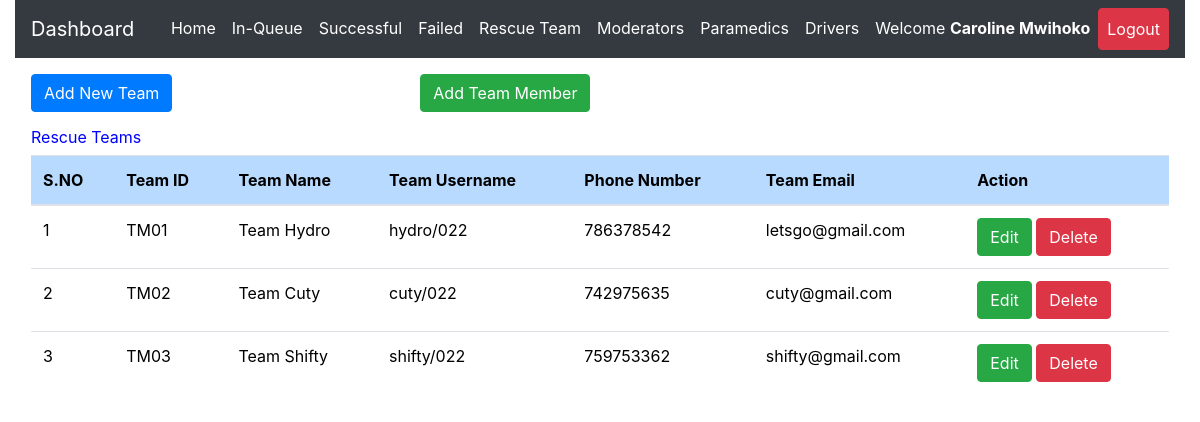
The page /admin/team.php (signed in) on the database as committed earlier.
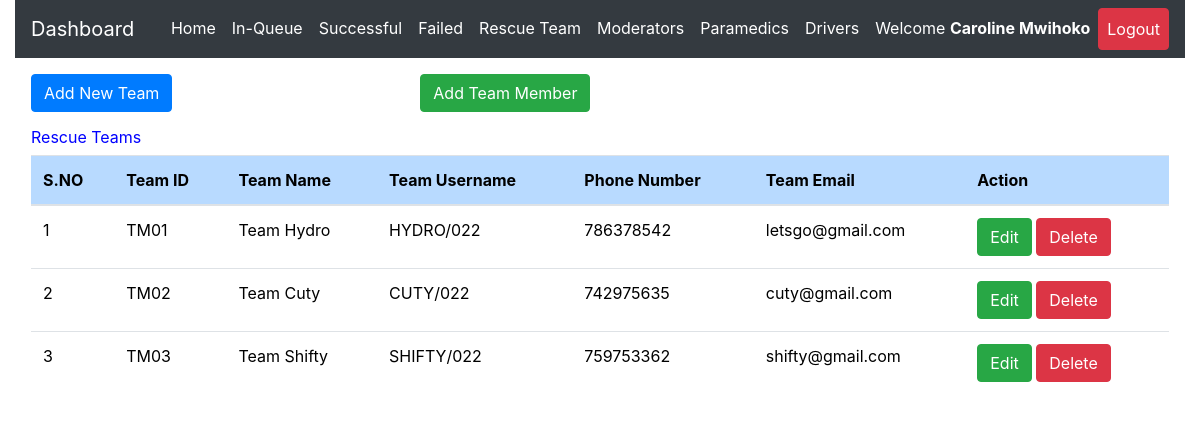
The same page on the database as committed later.
### tables this page shows
CREATE TABLE `rescue_team` (
  `id` int(11) NOT NULL,
  `team_id` varchar(50) NOT NULL,
  `team_username` varchar(255) NOT NULL,
  `team_name` varchar(255) NOT NULL,
  `team_phone` int(15) NOT NULL,
  `team_email` varchar(50) NOT NULL,
  `team_password` varchar(255) NOT NULL,
  `registration_timestamp` datetime NOT NULL DEFAULT CURRENT_TIMESTAMP
);

### admin/team.php (the view, shortened to what this page needs)
<?php
include 'server.php';
?>
<!DOCTYPE html>
<html lang="en">
<?php include './includes/header.php'; ?>
  <body>
    <?php include './includes/navbar.php'; ?>
  <div class="row m-3">
    <div class="col-md-12">
<div class="table-responsive-lg">
<div class="row">
  <div class="col-md-4">
  <button class='btn btn-primary' onclick="window.location.href='add_team.php'">Add New Team</button>
  </div>
  <div class="col-md-4">
  <button class='btn btn-success' onclick="window.location.href='add_member.php'">Add Team Member</button>
  </div>
  <div class="col-md-4">
  </div>
</div>
    <table class="table" style='color:black; font-weight:normal'>
        <thead>
          <h6  class='mt-3' style='color:blue; font-weight:normal'>
          Rescue Teams </h6>
            <tr >
              <th scope="col" class="table-primary">S.NO</th>
              <th scope="col" class="table-primary">Team ID</th>
              <th scope="col" class="table-primary">Team Name</th>
              <th scope="col" class="table-primary">Team Username</th>
              <th scope="col" class="table-primary">Phone Number</th>
              <th scope="col" class="table-primary">Team Email</th>
              <th scope="col" class="table-primary">Action</th>
            </tr>
          </thead>
          <tbody>
    <?php
    if($_SESSION['admin_id']){
        $data_fetch_query = "SELECT * FROM `rescue_team`";
        $data_result = mysqli_query($db, $data_fetch_query);
        if ($data_result->num_rows > 0){
            while($row = $data_result->fetch_assoc()) {
                $team_ID = $row['team_id'];
        echo "<tr> <td>" .$row["id"].  "</td>";
        echo "<td>" .$row["team_id"]."</td>";
        echo "<td>" .$row["team_name"]."</td>";
        echo "<td>" .$row["team_username"]."</td>";
        echo "<td>" .$row["team_phone"]."</td>";
        echo "<td>" .$row["team_email"]."</td>";
        echo "<td>
        <form method ='POST' action='server.php'>
        <input  type='text' hidden name='teamID' value='$team_ID'>
        <input type='submit' value='Edit' name='edit-team-btn' class='btn btn-success'>
        <input type='submit' value='Delete' name='delete-team-btn' class='btn btn-danger'>
        </form>
        </td> </tr>";
        }
        }else{
        echo "<td>"."No Requests Found"."</td>";
        }
        } else{
            echo "<td>"."No Data Found"."</td>";
        }
?>
          </tbody>
    </table>
  </div>
  </div>
</div>
  </body>
</html>

### admin/includes/header.php (shortened to what this page needs)
<head>
    <link rel="stylesheet" href="https://cdnjs.cloudflare.com/ajax/libs/font-awesome/6.0.0/css/all.min.css" />
    <link rel="stylesheet" href="https://maxcdn.bootstrapcdn.com/bootstrap/4.0.0/css/bootstrap.min.css">
    <link rel="stylesheet" href="./static/css/style.css" />
  </head>

### admin/includes/navbar.php (shortened to what this page needs)
<div class="container-fluid" id="mynav">
  <nav class="navbar navbar-expand-lg navbar-dark bg-dark ">
  <a class="navbar-brand" href="./dashboard.php">Dashboard</a>
  <div class="collapse navbar-collapse" id="navbarSupportedContent">
    <ul class="navbar-nav ml-auto ">
      <?php
     if($_SESSION['admin_id']){ ?>
    <li class="nav-item">
        <a class="nav-link active" href="dashboard.php">Home</a>
      </li>
     <li class="nav-item">
        <a class="nav-link active" href="inqueue.php">In-Queue</a>
      </li>
      <li class="nav-item">
        <a class="nav-link active" href="successful.php">Successful</a>
      </li>
      <li class="nav-item">
        <a class="nav-link active" href="failed.php">Failed</a>
      </li>
      <li class="nav-item">
        <a class="nav-link active" href="team.php">Rescue Team</a>
      </li>
      <li class="nav-item">
        <a class="nav-link active" href="moderators.php">Moderators</a>
      </li>
      <li class="nav-item">
        <a class="nav-link active" href="paramedics.php">Paramedics</a>
      </li>
      <li class="nav-item">
        <a class="nav-link active" href="drivers.php">Drivers</a>
      </li>
      <li class="nav-item active">
      <a class="nav-link" href="javascript:void(0)">
      <?php echo "Welcome ". "<strong style='color:white;'>".$_SESSION['admin_firstname']." ".$_SESSION['admin_lastname'];  ?> </a>
      </li>
      <li class="nav-item active">
        <a class="nav-link btn btn-danger" href="logout.php">Logout </a>
      </li>
         <?php
  }
 ?>
    </ul>
  </div>
</nav>
</div>

Rows that differ between the two databases and show on the page:
changed rescue_team "TM01": team_username "hydro/022" → "HYDRO/022"
changed rescue_team "TM02": team_username "cuty/022" → "CUTY/022"
changed rescue_team "TM03": team_username "shifty/022" → "SHIFTY/022"
